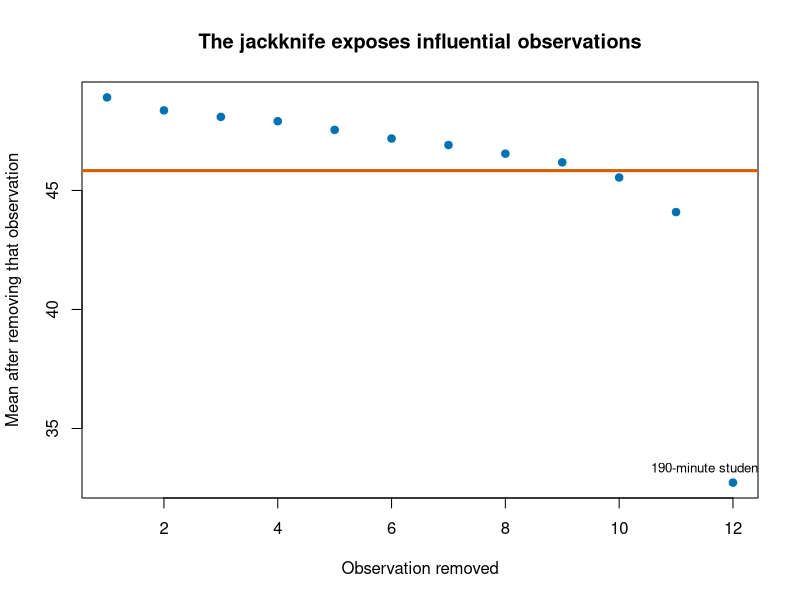
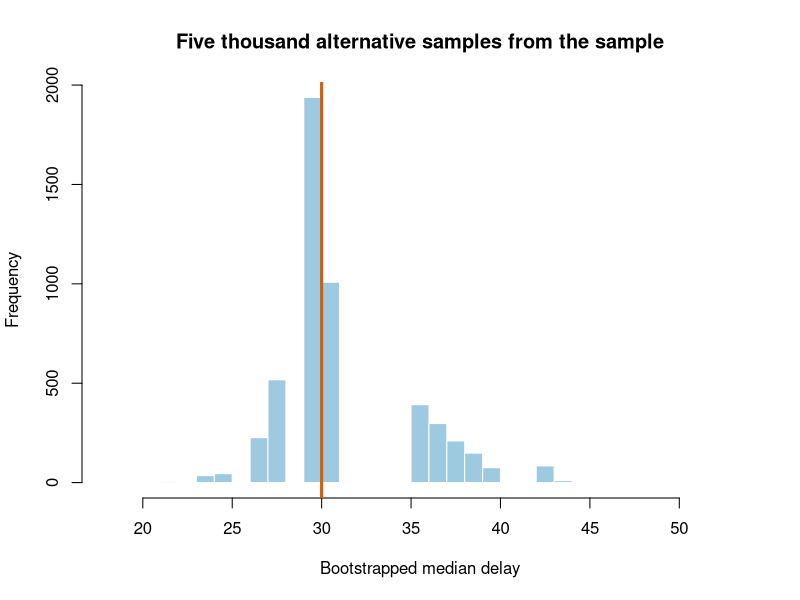

These figures' R source, in order:
## ---- chunk 1
knitr::opts_chunk$set(message = FALSE, warning = FALSE, fig.align = "center")
## ---- chunk 2
Delay.Small <- c(12, 18, 21, 23, 27, 31, 34, 38, 42, 49, 65, 190)

OriginalMean <- mean(Delay.Small)
JackMeans <- sapply(seq_along(Delay.Small), function(i) {
  mean(Delay.Small[-i])
})

JackMean <- mean(JackMeans)
JackBias <- (length(Delay.Small) - 1) * (JackMean - OriginalMean)
JackSE <- sqrt(
  (length(Delay.Small) - 1) / length(Delay.Small) *
    sum((JackMeans - JackMean)^2)
)

c(
  OriginalMean = OriginalMean,
  JackknifeBias = JackBias,
  JackknifeSE = JackSE
)
## ---- chunk 3
plot(
  seq_along(JackMeans), JackMeans,
  pch = 19, col = "#0072B2",
  xlab = "Observation removed",
  ylab = "Mean after removing that observation",
  main = "The jackknife exposes influential observations"
)
abline(h = OriginalMean, lwd = 3, col = "#D55E00")
text(12, JackMeans[12], labels = "190-minute student removed", pos = 3, cex = .8)
## ---- chunk 4
OriginalMedian <- median(Delay.Small)
JackMedians <- sapply(seq_along(Delay.Small), function(i) {
  median(Delay.Small[-i])
})

c(
  OriginalMedian = OriginalMedian,
  UniqueJackknifeMedians = length(unique(JackMedians)),
  JackknifeSE = sqrt(
    (length(Delay.Small) - 1) / length(Delay.Small) *
      sum((JackMedians - mean(JackMedians))^2)
  )
)
## ---- chunk 5
set.seed(343)
Delay <- round(rlnorm(55, meanlog = log(35), sdlog = .8))
median(Delay)
mean(Delay)
## ---- chunk 6
set.seed(344)
OneBootstrapSample <- sample(
  Delay,
  size = length(Delay),
  replace = TRUE
)

c(
  OriginalMedian = median(Delay),
  BootstrapMedian = median(OneBootstrapSample),
  UniqueCasesRepresented = length(unique(OneBootstrapSample))
)
## ---- chunk 7
set.seed(345)
B <- 5000
BootMedian <- replicate(
  B,
  median(sample(Delay, size = length(Delay), replace = TRUE))
)

hist(
  BootMedian, breaks = 30,
  col = "#9ECAE1", border = "white",
  xlab = "Bootstrapped median delay",
  main = "Five thousand alternative samples from the sample"
)
abline(v = median(Delay), col = "#D55E00", lwd = 3)
## ---- chunk 8
BootSE <- sd(BootMedian)
BootBias <- mean(BootMedian) - median(Delay)

c(
  ObservedMedian = median(Delay),
  BootstrapBias = BootBias,
  BootstrapSE = BootSE
)
## ---- chunk 9
median_statistic <- function(data, indices) {
  median(data[indices])
}

set.seed(346)
BootObject <- boot::boot(
  data = Delay,
  statistic = median_statistic,
  R = 5000
)

boot::boot.ci(
  BootObject,
  type = c("norm", "basic", "perc", "bca")
)
## ---- chunk 10
set.seed(347)
RegressionData <- data.frame(
  Sleep = runif(90, 3, 9)
)
RegressionData$Memory <-
  42 + 4 * RegressionData$Sleep +
  rnorm(90, 0, 3 + RegressionData$Sleep)

OriginalModel <- lm(Memory ~ Sleep, data = RegressionData)
OriginalSlope <- coef(OriginalModel)["Sleep"]

BootSlopes <- replicate(5000, {
  rows <- sample(seq_len(nrow(RegressionData)), replace = TRUE)
  coef(lm(Memory ~ Sleep, data = RegressionData[rows, ]))["Sleep"]
})

c(
  OriginalSlope = OriginalSlope,
  BootstrapSE = sd(BootSlopes),
  quantile(BootSlopes, c(.025, .975))
)
## ---- chunk 11
set.seed(348)
FittedValues <- fitted(OriginalModel)
CenteredResiduals <- residuals(OriginalModel) - mean(residuals(OriginalModel))

ResidualSlopes <- replicate(3000, {
  YStar <- FittedValues + sample(CenteredResiduals, replace = TRUE)
  coef(lm(YStar ~ RegressionData$Sleep))[2]
})

sd(ResidualSlopes)
## ---- chunk 12
set.seed(349)
WildSlopes <- replicate(3000, {
  Weights <- sample(c(-1, 1), nrow(RegressionData), replace = TRUE)
  YStar <- FittedValues + residuals(OriginalModel) * Weights
  coef(lm(YStar ~ RegressionData$Sleep))[2]
})

sd(WildSlopes)
